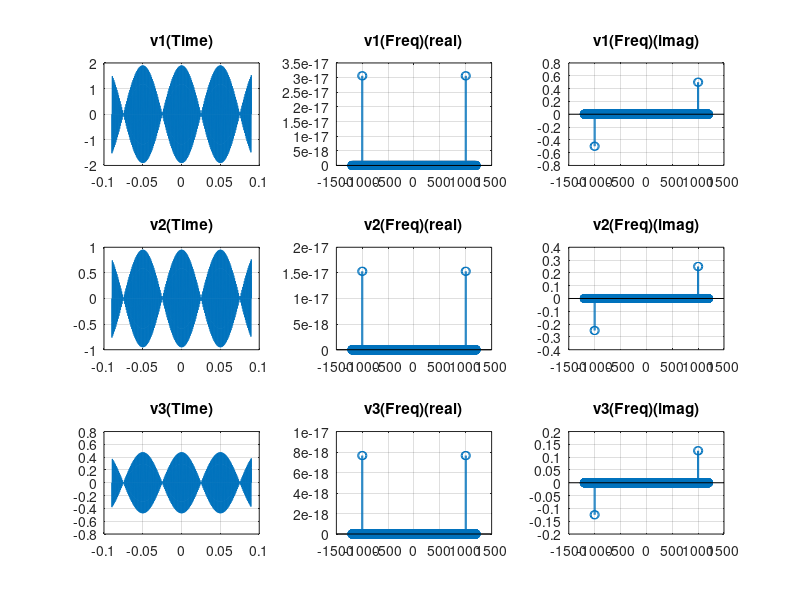

MATLAB code for this plot:
%% Test script (Question-1)
%% Function to Test V_DSB()
% _test_vdsb()_ is the function to test V_DSB() for values of
% A=1,PHIc=pi/2,Am=2,1,0.5,fc=1khz,fm=10hz
function [v1,v3,v5]=test_vdsb() % Function to test vdsb
    T=-0.09:0.0001:0.09; % Time axis
    W=-1200:1:1200; % feq axis
    %% Calling V_DSB()
    [v1,v2]=V_DSB(1000,10,pi/2,1,2,T,W);
    [v3,v4]=V_DSB(1000,10,pi/2,1,1,T,W);
    [v5,v6]=V_DSB(1000,10,pi/2,1,0.5,T,W);
    %% Ploting signals 
    figure('Name',"V_DSB outputs");
    subplot(3,3,1);
    plot(T,v1);
    title("v1(Time)"); % v1 in time domain
    grid;
    subplot(3,3,2);
    stem(W,real(v2));
    title("v1(Freq)(real)"); % v1 in frq domain (real part)
    grid;
    subplot(3,3,3);
    stem(W,imag(v2));
    title("v1(Freq)(imag)"); % v1 in frq domain (imaginary part)
    grid;
    subplot(3,3,4);
    plot(T,v3);
    title("v2(Time)"); % v2 in time domain
    grid;
    subplot(3,3,5);
    stem(W,real(v4));
    title("v2(Freq)(real)");% v2 in frq domain (real part)
    grid;
    subplot(3,3,6);
    stem(W,imag(v4));
    title("v2(Freq)(imag)"); % v2 in frq domain (imaginary part)
    grid;
    subplot(3,3,7);
    plot(T,v5);
    title("v3(Time)"); % v3 in time domain
    grid;
    subplot(3,3,8);
    stem(W,real(v6));
    title("v3(Freq)(real)");% v3 in frq domain (real part)
    grid;
    subplot(3,3,9);
    stem(W,imag(v6));
    title("v3(Freq)(imag)");% v3 in frq domain (imaginary part)
    grid;
end
%% V_DSB function
% concept->
%     message wave(mw)=Am*cos(2*pi*fm.*t);
%     carrier wave(cw)=cos((2*pi*fc.*t)+ PHIc);
%     V_dsb in time(vt)=A.*mw.*cw;
% For freq domain it is just F.T of vt
function [vt,vf]=V_DSB(fc,fm,PHIc,A,Am,t,f)
    vt=A*Am*cos(2*pi*fm.*t).*cos((2*pi*fc.*t)+PHIc);% This is ous vdsb signal in Time domain
    vf=A*Am*(1/4).*(exp(1i*PHIc).*(D_D(f,(fc-fm))+D_D(f,(fc+fm)))+exp(-1i*PHIc).*(D_D(f,(-fc-fm))+D_D(f,(-fc+fm))));% This is ous vdsb signal in Freq domain
end
%% Dirac delta function
function vf=D_D(f,fx) 
% fx is the point at which d_d is to be ploted
    vf=zeros(size(f));
    if(ismember(fx,f)) % if fx is in f
        vf(fx+1-f(1))=1; % at point fx vf=1
    end
end